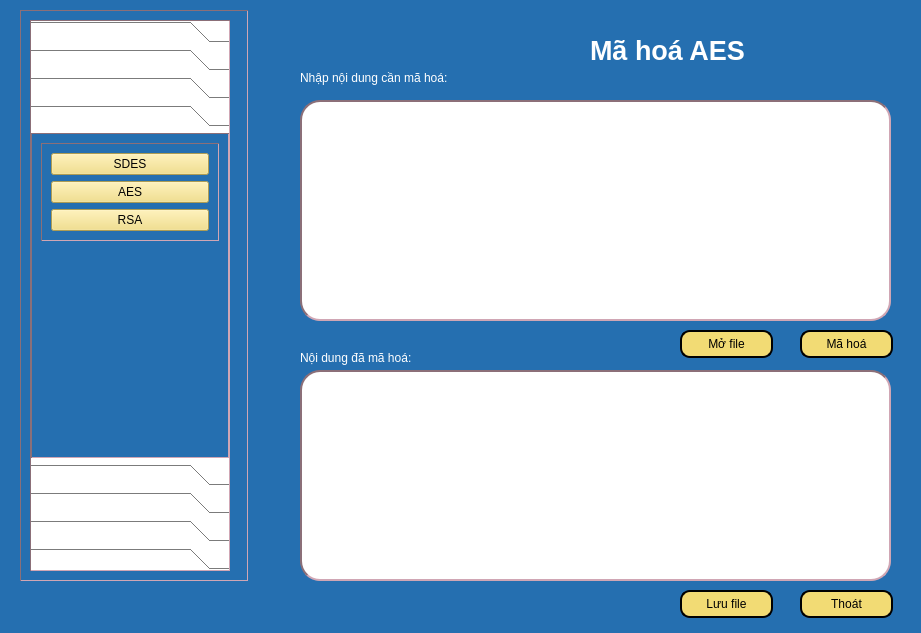
<?xml version="1.0" encoding="UTF-8"?>
<ui version="4.0">
 <class>Dialog</class>
 <widget class="QDialog" name="Dialog">
  <property name="geometry">
   <rect>
    <x>0</x>
    <y>0</y>
    <width>921</width>
    <height>633</height>
   </rect>
  </property>
  <property name="windowTitle">
   <string>Dialog</string>
  </property>
  <property name="styleSheet">
   <string notr="true">background-color:rgb(37, 111, 176);
color:white;</string>
  </property>
  <widget class="QPushButton" name="btnSaveFile">
   <property name="geometry">
    <rect>
     <x>680</x>
     <y>590</y>
     <width>93</width>
     <height>28</height>
    </rect>
   </property>
   <property name="styleSheet">
    <string notr="true">background-color: rgb(242, 219, 116);
border-radius: 10px;
border: 2px solid black;
color:black;</string>
   </property>
   <property name="text">
    <string>Lưu file</string>
   </property>
   <property name="icon">
    <iconset>
     <normaloff>../Icon/icons8-save-file-64.png</normaloff>../Icon/icons8-save-file-64.png</iconset>
   </property>
  </widget>
  <widget class="QLabel" name="label_4">
   <property name="geometry">
    <rect>
     <x>300</x>
     <y>350</y>
     <width>181</width>
     <height>16</height>
    </rect>
   </property>
   <property name="text">
    <string>Nội dung đã mã hoá:</string>
   </property>
  </widget>
  <widget class="QPushButton" name="btnOpenFile">
   <property name="geometry">
    <rect>
     <x>680</x>
     <y>330</y>
     <width>93</width>
     <height>28</height>
    </rect>
   </property>
   <property name="styleSheet">
    <string notr="true">background-color: rgb(242, 219, 116);
border-radius: 10px;
border: 2px solid black;
color:black;</string>
   </property>
   <property name="text">
    <string>Mở file</string>
   </property>
   <property name="icon">
    <iconset>
     <normaloff>../Icon/icons8-open-file-40.png</normaloff>../Icon/icons8-open-file-40.png</iconset>
   </property>
  </widget>
  <widget class="QLabel" name="label_2">
   <property name="geometry">
    <rect>
     <x>300</x>
     <y>70</y>
     <width>181</width>
     <height>16</height>
    </rect>
   </property>
   <property name="text">
    <string>Nhập nội dung cần mã hoá:</string>
   </property>
  </widget>
  <widget class="QPushButton" name="btnMaHoa">
   <property name="geometry">
    <rect>
     <x>800</x>
     <y>330</y>
     <width>93</width>
     <height>28</height>
    </rect>
   </property>
   <property name="styleSheet">
    <string notr="true">background-color: rgb(242, 219, 116);
border-radius: 10px;
border: 2px solid black;
color:black;</string>
   </property>
   <property name="text">
    <string>Mã hoá</string>
   </property>
   <property name="icon">
    <iconset>
     <normaloff>../Icon/icons8-encode-32.png</normaloff>../Icon/icons8-encode-32.png</iconset>
   </property>
  </widget>
  <widget class="QLabel" name="label">
   <property name="geometry">
    <rect>
     <x>590</x>
     <y>10</y>
     <width>281</width>
     <height>81</height>
    </rect>
   </property>
   <property name="font">
    <font>
     <pointsize>20</pointsize>
     <weight>75</weight>
     <bold>true</bold>
    </font>
   </property>
   <property name="text">
    <string>Mã hoá AES</string>
   </property>
  </widget>
  <widget class="QTextEdit" name="txtCiphertext">
   <property name="geometry">
    <rect>
     <x>300</x>
     <y>370</y>
     <width>591</width>
     <height>211</height>
    </rect>
   </property>
   <property name="styleSheet">
    <string notr="true">background-color: white;
border: 2px inset #8b6f78;
border-radius:20px;
color:black;</string>
   </property>
  </widget>
  <widget class="QTextEdit" name="txtPlaintext">
   <property name="geometry">
    <rect>
     <x>300</x>
     <y>100</y>
     <width>591</width>
     <height>221</height>
    </rect>
   </property>
   <property name="styleSheet">
    <string notr="true">background-color: white;
border: 2px inset #8b6f78;
border-radius:20px;
color:black;</string>
   </property>
  </widget>
  <widget class="QPushButton" name="btnClose">
   <property name="geometry">
    <rect>
     <x>800</x>
     <y>590</y>
     <width>93</width>
     <height>28</height>
    </rect>
   </property>
   <property name="styleSheet">
    <string notr="true">background-color: rgb(242, 219, 116);
border-radius: 10px;
border: 2px solid black;
color:black;</string>
   </property>
   <property name="text">
    <string>Thoát</string>
   </property>
   <property name="icon">
    <iconset>
     <normaloff>../Icon/icons8-exit-50.png</normaloff>../Icon/icons8-exit-50.png</iconset>
   </property>
  </widget>
  <widget class="QFrame" name="frame">
   <property name="geometry">
    <rect>
     <x>20</x>
     <y>10</y>
     <width>228</width>
     <height>571</height>
    </rect>
   </property>
   <property name="styleSheet">
    <string notr="true">QFrame {
  border-width: 1px;
  border: 1px inset #8b6f78;
}</string>
   </property>
   <property name="frameShape">
    <enum>QFrame::StyledPanel</enum>
   </property>
   <property name="frameShadow">
    <enum>QFrame::Raised</enum>
   </property>
   <layout class="QVBoxLayout" name="verticalLayout_8">
    <item>
     <widget class="QToolBox" name="toolBox">
      <property name="enabled">
       <bool>true</bool>
      </property>
      <property name="sizePolicy">
       <sizepolicy hsizetype="Preferred" vsizetype="Preferred">
        <horstretch>0</horstretch>
        <verstretch>0</verstretch>
       </sizepolicy>
      </property>
      <property name="maximumSize">
       <size>
        <width>200</width>
        <height>16777215</height>
       </size>
      </property>
      <property name="layoutDirection">
       <enum>Qt::LeftToRight</enum>
      </property>
      <property name="styleSheet">
       <string notr="true">QPushButton {
  background-color: #FFC4D0;
}
QToolBox {
 background-color: #FFFFFF;;
  color: #EEEEEE;
}</string>
      </property>
      <property name="currentIndex">
       <number>3</number>
      </property>
      <widget class="QWidget" name="page">
       <property name="geometry">
        <rect>
         <x>0</x>
         <y>0</y>
         <width>119</width>
         <height>74</height>
        </rect>
       </property>
       <attribute name="label">
        <string>Mã hóa chuyển vị</string>
       </attribute>
       <layout class="QVBoxLayout" name="verticalLayout_3">
        <item alignment="Qt::AlignTop">
         <widget class="QFrame" name="frame_6">
          <property name="frameShape">
           <enum>QFrame::StyledPanel</enum>
          </property>
          <property name="frameShadow">
           <enum>QFrame::Raised</enum>
          </property>
          <layout class="QVBoxLayout" name="verticalLayout_5">
           <property name="leftMargin">
            <number>11</number>
           </property>
           <property name="topMargin">
            <number>11</number>
           </property>
           <property name="rightMargin">
            <number>11</number>
           </property>
           <property name="bottomMargin">
            <number>11</number>
           </property>
           <item>
            <widget class="QPushButton" name="actionHai_dong_MaHoa">
             <property name="styleSheet">
              <string notr="true">background-color: rgb(242, 219, 116);
color:black;</string>
             </property>
             <property name="text">
              <string>Chuyển vị hai dòng</string>
             </property>
            </widget>
           </item>
           <item>
            <widget class="QPushButton" name="actionNhieu_dong_MaHoa">
             <property name="styleSheet">
              <string notr="true">background-color: rgb(242, 219, 116);
color:black;</string>
             </property>
             <property name="text">
              <string>Chuyển vị nhiều dòng</string>
             </property>
            </widget>
           </item>
          </layout>
         </widget>
        </item>
       </layout>
      </widget>
      <widget class="QWidget" name="page_2">
       <property name="geometry">
        <rect>
         <x>0</x>
         <y>0</y>
         <width>98</width>
         <height>106</height>
        </rect>
       </property>
       <attribute name="label">
        <string>Mã hóa thay thế</string>
       </attribute>
       <layout class="QVBoxLayout" name="verticalLayout_4">
        <item alignment="Qt::AlignTop">
         <widget class="QFrame" name="frame_10">
          <property name="frameShape">
           <enum>QFrame::StyledPanel</enum>
          </property>
          <property name="frameShadow">
           <enum>QFrame::Raised</enum>
          </property>
          <layout class="QVBoxLayout" name="verticalLayout_6">
           <item>
            <widget class="QPushButton" name="actionCeasar_MaHoa">
             <property name="styleSheet">
              <string notr="true">background-color: rgb(242, 219, 116);
color:black;</string>
             </property>
             <property name="text">
              <string>Ceasar</string>
             </property>
            </widget>
           </item>
           <item>
            <widget class="QPushButton" name="actionVignere_MaHoa">
             <property name="styleSheet">
              <string notr="true">background-color: rgb(242, 219, 116);
color:black;</string>
             </property>
             <property name="text">
              <string>Vignere</string>
             </property>
            </widget>
           </item>
           <item>
            <widget class="QPushButton" name="actionBelasco_MaHoa">
             <property name="styleSheet">
              <string notr="true">background-color: rgb(242, 219, 116);
color:black;</string>
             </property>
             <property name="text">
              <string>Belasco</string>
             </property>
            </widget>
           </item>
           <item>
            <widget class="QPushButton" name="actionTrithemius_MaHoa">
             <property name="styleSheet">
              <string notr="true">background-color: rgb(242, 219, 116);
color:black;</string>
             </property>
             <property name="text">
              <string>Trithemius</string>
             </property>
            </widget>
           </item>
          </layout>
         </widget>
        </item>
       </layout>
      </widget>
      <widget class="QWidget" name="page_3">
       <property name="geometry">
        <rect>
         <x>0</x>
         <y>0</y>
         <width>98</width>
         <height>106</height>
        </rect>
       </property>
       <attribute name="label">
        <string>Mã hóa XOR</string>
       </attribute>
       <layout class="QVBoxLayout" name="verticalLayout_7">
        <item alignment="Qt::AlignTop">
         <widget class="QFrame" name="frame_11">
          <property name="frameShape">
           <enum>QFrame::StyledPanel</enum>
          </property>
          <property name="frameShadow">
           <enum>QFrame::Raised</enum>
          </property>
          <layout class="QVBoxLayout" name="verticalLayout_9">
           <item>
            <widget class="QPushButton" name="actionXORCeasar_MaHoa">
             <property name="styleSheet">
              <string notr="true">background-color: rgb(242, 219, 116);
color:black;</string>
             </property>
             <property name="text">
              <string>Ceasar</string>
             </property>
            </widget>
           </item>
           <item>
            <widget class="QPushButton" name="actionXORVignere_MaHoa">
             <property name="styleSheet">
              <string notr="true">background-color: rgb(242, 219, 116);
color:black;</string>
             </property>
             <property name="text">
              <string>Vignere</string>
             </property>
            </widget>
           </item>
           <item>
            <widget class="QPushButton" name="actionXORBelasco_MaHoa">
             <property name="styleSheet">
              <string notr="true">background-color: rgb(242, 219, 116);
color:black;</string>
             </property>
             <property name="text">
              <string>Belasco</string>
             </property>
            </widget>
           </item>
           <item>
            <widget class="QPushButton" name="actionXORTrithemius_MaHoa">
             <property name="styleSheet">
              <string notr="true">background-color: rgb(242, 219, 116);
color:black;</string>
             </property>
             <property name="text">
              <string>Trithemius</string>
             </property>
            </widget>
           </item>
          </layout>
         </widget>
        </item>
       </layout>
      </widget>
      <widget class="QWidget" name="page_4">
       <property name="geometry">
        <rect>
         <x>0</x>
         <y>0</y>
         <width>196</width>
         <height>377</height>
        </rect>
       </property>
       <attribute name="label">
        <string>Mã hóa hiện đại</string>
       </attribute>
       <layout class="QVBoxLayout" name="verticalLayout_11">
        <item alignment="Qt::AlignTop">
         <widget class="QFrame" name="frame_12">
          <property name="frameShape">
           <enum>QFrame::StyledPanel</enum>
          </property>
          <property name="frameShadow">
           <enum>QFrame::Raised</enum>
          </property>
          <layout class="QVBoxLayout" name="verticalLayout_10">
           <item>
            <widget class="QPushButton" name="actionDES_MaHoa">
             <property name="styleSheet">
              <string notr="true">background-color: rgb(242, 219, 116);
color:black;</string>
             </property>
             <property name="text">
              <string>SDES</string>
             </property>
            </widget>
           </item>
           <item>
            <widget class="QPushButton" name="actionAES_MaHoa">
             <property name="styleSheet">
              <string notr="true">background-color: rgb(242, 219, 116);
color:black;</string>
             </property>
             <property name="text">
              <string>AES</string>
             </property>
            </widget>
           </item>
           <item>
            <widget class="QPushButton" name="actionRSA_MaHoa">
             <property name="styleSheet">
              <string notr="true">background-color: rgb(242, 219, 116);
color:black;</string>
             </property>
             <property name="text">
              <string>RSA</string>
             </property>
            </widget>
           </item>
          </layout>
         </widget>
        </item>
       </layout>
      </widget>
      <widget class="QWidget" name="page_5">
       <property name="geometry">
        <rect>
         <x>0</x>
         <y>0</y>
         <width>119</width>
         <height>74</height>
        </rect>
       </property>
       <attribute name="label">
        <string>Giải mã chuyển vị</string>
       </attribute>
       <layout class="QVBoxLayout" name="verticalLayout_18">
        <item alignment="Qt::AlignTop">
         <widget class="QFrame" name="frame_13">
          <property name="frameShape">
           <enum>QFrame::StyledPanel</enum>
          </property>
          <property name="frameShadow">
           <enum>QFrame::Raised</enum>
          </property>
          <layout class="QVBoxLayout" name="verticalLayout_19">
           <property name="leftMargin">
            <number>11</number>
           </property>
           <property name="topMargin">
            <number>11</number>
           </property>
           <property name="rightMargin">
            <number>11</number>
           </property>
           <property name="bottomMargin">
            <number>11</number>
           </property>
           <item>
            <widget class="QPushButton" name="actionHai_dong_GiaiMa">
             <property name="styleSheet">
              <string notr="true">background-color: rgb(242, 219, 116);
color:black;</string>
             </property>
             <property name="text">
              <string>Chuyển vị 2 dòng</string>
             </property>
            </widget>
           </item>
           <item>
            <widget class="QPushButton" name="actionNhieu_dong_GiaiMa">
             <property name="styleSheet">
              <string notr="true">background-color: rgb(242, 219, 116);
color:black;</string>
             </property>
             <property name="text">
              <string>Chuyển vị nhiều dòng</string>
             </property>
            </widget>
           </item>
          </layout>
         </widget>
        </item>
       </layout>
      </widget>
      <widget class="QWidget" name="page_6">
       <property name="geometry">
        <rect>
         <x>0</x>
         <y>0</y>
         <width>98</width>
         <height>116</height>
        </rect>
       </property>
       <attribute name="label">
        <string>Giải mã thay thế</string>
       </attribute>
       <layout class="QVBoxLayout" name="verticalLayout_20">
        <item alignment="Qt::AlignTop">
         <widget class="QFrame" name="frame_18">
          <property name="frameShape">
           <enum>QFrame::StyledPanel</enum>
          </property>
          <property name="frameShadow">
           <enum>QFrame::Raised</enum>
          </property>
          <layout class="QVBoxLayout" name="verticalLayout_21">
           <property name="leftMargin">
            <number>11</number>
           </property>
           <property name="topMargin">
            <number>11</number>
           </property>
           <property name="rightMargin">
            <number>11</number>
           </property>
           <property name="bottomMargin">
            <number>11</number>
           </property>
           <item>
            <widget class="QPushButton" name="actionCeasar_GiaiMa">
             <property name="styleSheet">
              <string notr="true">background-color: rgb(242, 219, 116);
color:black;</string>
             </property>
             <property name="text">
              <string>Ceasar</string>
             </property>
            </widget>
           </item>
           <item>
            <widget class="QPushButton" name="actionVignere_GiaiMa">
             <property name="styleSheet">
              <string notr="true">background-color: rgb(242, 219, 116);
color:black;</string>
             </property>
             <property name="text">
              <string>Vignere</string>
             </property>
            </widget>
           </item>
           <item>
            <widget class="QPushButton" name="actionBelasco_GiaiMa">
             <property name="styleSheet">
              <string notr="true">background-color: rgb(242, 219, 116);
color:black;</string>
             </property>
             <property name="text">
              <string>Belasco</string>
             </property>
            </widget>
           </item>
           <item>
            <widget class="QPushButton" name="actionTrithemius_GiaiMa">
             <property name="styleSheet">
              <string notr="true">background-color: rgb(242, 219, 116);
color:black;</string>
             </property>
             <property name="text">
              <string>Trithemius</string>
             </property>
            </widget>
           </item>
          </layout>
         </widget>
        </item>
       </layout>
      </widget>
      <widget class="QWidget" name="page_7">
       <property name="geometry">
        <rect>
         <x>0</x>
         <y>0</y>
         <width>98</width>
         <height>116</height>
        </rect>
       </property>
       <attribute name="label">
        <string>Giải mã XOR</string>
       </attribute>
       <layout class="QVBoxLayout" name="verticalLayout_22">
        <item alignment="Qt::AlignTop">
         <widget class="QFrame" name="frame_19">
          <property name="frameShape">
           <enum>QFrame::StyledPanel</enum>
          </property>
          <property name="frameShadow">
           <enum>QFrame::Raised</enum>
          </property>
          <layout class="QVBoxLayout" name="verticalLayout_23">
           <property name="leftMargin">
            <number>11</number>
           </property>
           <property name="topMargin">
            <number>11</number>
           </property>
           <property name="rightMargin">
            <number>11</number>
           </property>
           <property name="bottomMargin">
            <number>11</number>
           </property>
           <item>
            <widget class="QPushButton" name="actionXORCeasar_GiaiMa">
             <property name="styleSheet">
              <string notr="true">background-color: rgb(242, 219, 116);
color:black;</string>
             </property>
             <property name="text">
              <string>Ceasar</string>
             </property>
            </widget>
           </item>
           <item>
            <widget class="QPushButton" name="actionXORVignere_GiaiMa">
             <property name="styleSheet">
              <string notr="true">background-color: rgb(242, 219, 116);
color:black;</string>
             </property>
             <property name="text">
              <string>Vignere</string>
             </property>
            </widget>
           </item>
           <item>
            <widget class="QPushButton" name="actionXORBelasco_GiaiMa">
             <property name="styleSheet">
              <string notr="true">background-color: rgb(242, 219, 116);
color:black;</string>
             </property>
             <property name="text">
              <string>Belasco</string>
             </property>
            </widget>
           </item>
           <item>
            <widget class="QPushButton" name="actionXORTrithemius_GiaiMa">
             <property name="styleSheet">
              <string notr="true">background-color: rgb(242, 219, 116);
color:black;</string>
             </property>
             <property name="text">
              <string>Trithemius</string>
             </property>
            </widget>
           </item>
          </layout>
         </widget>
        </item>
       </layout>
      </widget>
      <widget class="QWidget" name="page_8">
       <property name="geometry">
        <rect>
         <x>0</x>
         <y>0</y>
         <width>98</width>
         <height>85</height>
        </rect>
       </property>
       <attribute name="label">
        <string>Giải mã hiện đại</string>
       </attribute>
       <layout class="QVBoxLayout" name="verticalLayout_24">
        <item alignment="Qt::AlignTop">
         <widget class="QFrame" name="frame_20">
          <property name="frameShape">
           <enum>QFrame::StyledPanel</enum>
          </property>
          <property name="frameShadow">
           <enum>QFrame::Raised</enum>
          </property>
          <layout class="QVBoxLayout" name="verticalLayout_25">
           <item>
            <widget class="QPushButton" name="actionDES_GiaiMa">
             <property name="styleSheet">
              <string notr="true">background-color: rgb(242, 219, 116);
color:black;</string>
             </property>
             <property name="text">
              <string>SDES</string>
             </property>
            </widget>
           </item>
           <item>
            <widget class="QPushButton" name="actionAES_GiaiMa">
             <property name="styleSheet">
              <string notr="true">background-color: rgb(242, 219, 116);
color:black;</string>
             </property>
             <property name="text">
              <string>AES</string>
             </property>
            </widget>
           </item>
           <item>
            <widget class="QPushButton" name="actionRSA_GiaiMa">
             <property name="styleSheet">
              <string notr="true">background-color: rgb(242, 219, 116);
color:black;</string>
             </property>
             <property name="text">
              <string>RSA</string>
             </property>
            </widget>
           </item>
          </layout>
         </widget>
        </item>
       </layout>
      </widget>
     </widget>
    </item>
   </layout>
  </widget>
 </widget>
 <resources/>
 <connections/>
</ui>
